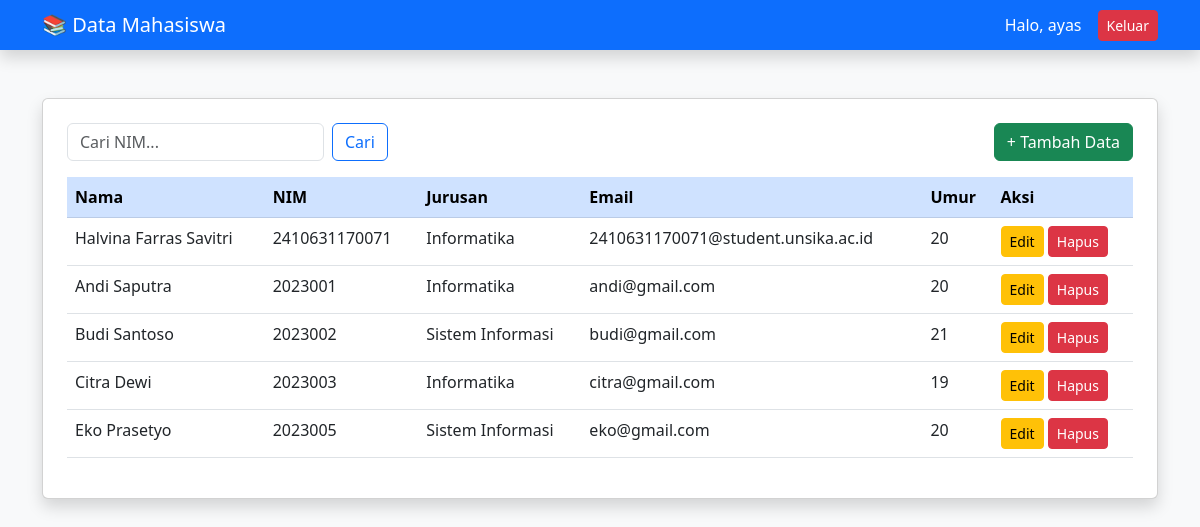
Screenshot of /index.php (signed in) with the database file from the repository.
### tables this page shows
CREATE TABLE `mahasiswa` (
  `id` int NOT NULL,
  `nama` varchar(100) NOT NULL,
  `nim` varchar(20) NOT NULL,
  `jurusan` varchar(100) NOT NULL,
  `email` varchar(100) NOT NULL,
  `umur` int NOT NULL
);

### index.php (the view, shortened to what this page needs)
<?php
include 'koneksi.php';
$limit = 5;
$page = isset($_GET['page']) && is_numeric($_GET['page']) ? (int)$GET['page'] : 1;
$start = ($page - 1) * $limit;
$search = isset($_GET['search']) ? trim($_GET['search']) : '';
$like = "%$search%";
$stmt = $conn->prepare("SELECT * FROM mahasiswa WHERE nim LIKE ? LIMIT ?, ?");
$stmt->bind_param("sii", $like, $start, $limit);
$stmt->execute();
$result = $stmt->get_result();
?>
<!DOCTYPE html>
<html>
<head>
    <link href="https://cdn.jsdelivr.net/npm/bootstrap@5.3.0/dist/css/bootstrap.min.css" rel="stylesheet">
</head>
<body>
<nav class="navbar navbar-dark bg-primary shadow">
    <div class="container">
        <span class="navbar-brand mb-0 h1">📚 Data Mahasiswa</span>
        <div class="d-flex align-items-center text-white">
            <span class="me-3">Halo, <?= htmlspecialchars($_SESSION['nama']) ?></span>
            <a href="logout.php" class="btn btn-danger btn-sm">Keluar</a>
        </div>
    </div>
</nav>
<div class="container mt-5">
    <div class="card shadow p-4">
        <div class="d-flex justify-content-between mb-3">
            <form method="GET" class="d-flex">
                <input type="text" name="search" value="<?= htmlspecialchars($search) ?>" class="form-control me-2" placeholder="Cari NIM...">
                <button class="btn btn-outline-primary">Cari</button>
            </form>
            <a href="tambah.php" class="btn btn-success">+ Tambah Data</a>
        </div>
        <table class="table table-hover">
            <thead class="table-primary">
                <tr><th>Nama</th><th>NIM</th><th>Jurusan</th><th>Email</th><th>Umur</th><th>Aksi</th></tr>
            </thead>
            <tbody>
                <?php while($row = $result->fetch_assoc()): ?>
                <tr>
                    <td><?= htmlspecialchars($row['nama']) ?></td>
                    <td><?= htmlspecialchars($row['nim']) ?></td>
                    <td><?= htmlspecialchars($row['jurusan']) ?></td>
                    <td><?= htmlspecialchars($row['email']) ?></td>
                    <td><?= $row['umur'] ?></td>
                    <td>
                        <a href="edit.php?id=<?= $row['id'] ?>" class="btn btn-warning btn-sm">Edit</a>
                        <a href="hapus.php?id=<?= $row['id'] ?>" class="btn btn-danger btn-sm" onclick="return confirm('Yakin hapus?')">Hapus</a>
                    </td>
                </tr>
                <?php endwhile; ?>
            </tbody>
        </table>
    </div>
</div>
</body>
</html>

### index.php (style rules this page uses)
body { background: #f8f9fa; }

### rows the page displays
mahasiswa: nama "Halvina Farras Savitri", nim "2410631170071", jurusan "Informatika", email "2410631170071@student.unsika.ac.id", umur "20"
mahasiswa: nama "Andi Saputra", nim "2023001", jurusan "Informatika", email "andi@gmail.com", umur "20"
mahasiswa: nama "Budi Santoso", nim "2023002", jurusan "Sistem Informasi", email "budi@gmail.com", umur "21"
mahasiswa: nama "Citra Dewi", nim "2023003", jurusan "Informatika", email "citra@gmail.com", umur "19"
mahasiswa: nama "Eko Prasetyo", nim "2023005", jurusan "Sistem Informasi", email "eko@gmail.com", umur "20"

### other values shown
$_SESSION['nama'] "ayas"
